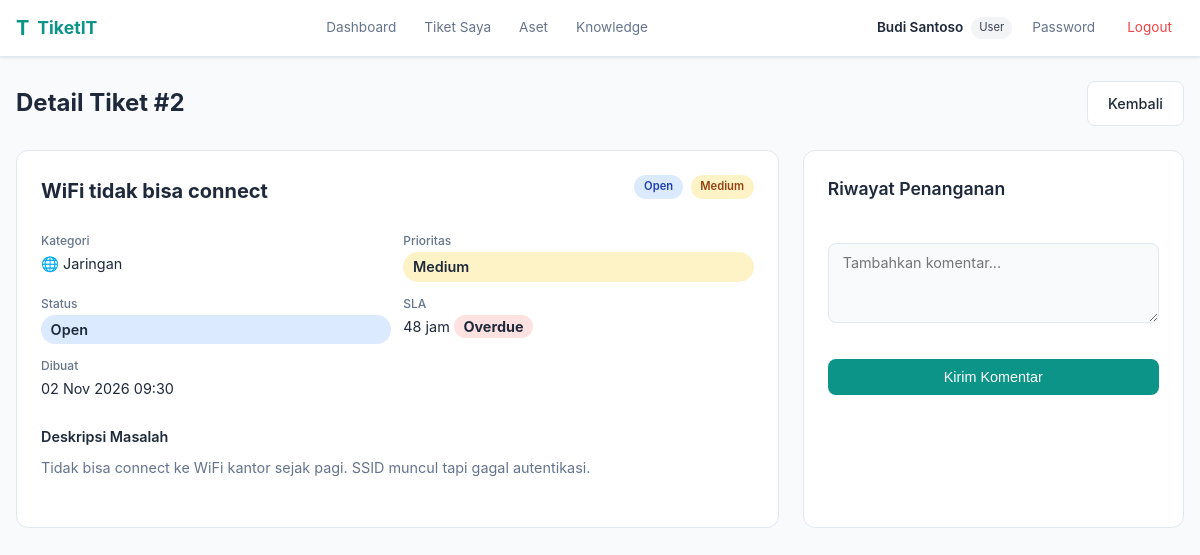
The app's page /user/tickets/detail?id=2 (signed in), older data.
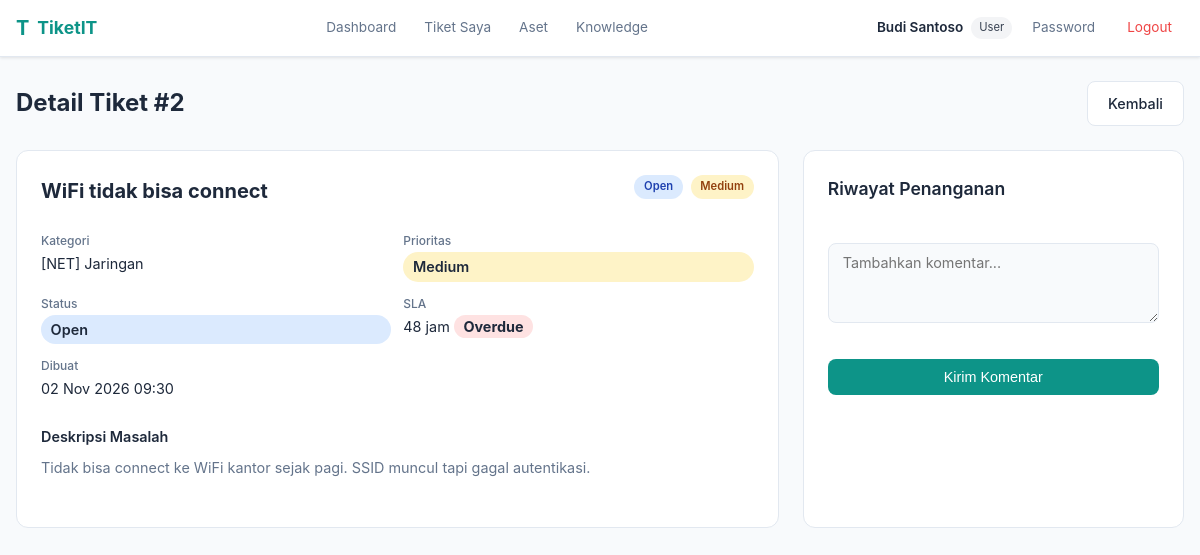
The same page, newer data.
### tables this page shows
CREATE TABLE IF NOT EXISTS tickets (
    id INT AUTO_INCREMENT PRIMARY KEY,
    id_user INT NOT NULL,
    id_category INT NOT NULL,
    id_teknisi INT DEFAULT NULL,
    id_asset INT DEFAULT NULL,
    judul VARCHAR(255) NOT NULL,
    deskripsi TEXT NOT NULL,
    prioritas ENUM('low', 'medium', 'high', 'critical') NOT NULL DEFAULT 'medium',
    status ENUM('open', 'in_progress', 'waiting', 'resolved', 'closed') NOT NULL DEFAULT 'open',
    lampiran VARCHAR(255) DEFAULT NULL,
    sla_jam INT NOT NULL DEFAULT 48,
    created_at TIMESTAMP DEFAULT CURRENT_TIMESTAMP,
    updated_at TIMESTAMP DEFAULT CURRENT_TIMESTAMP ON UPDATE CURRENT_TIMESTAMP,
    resolved_at TIMESTAMP NULL DEFAULT NULL,
    FOREIGN KEY (id_user) REFERENCES users(id) ON DELETE CASCADE,
    FOREIGN KEY (id_category) REFERENCES categories(id) ON DELETE RESTRICT,
    FOREIGN KEY (id_teknisi) REFERENCES users(id) ON DELETE SET NULL,
    FOREIGN KEY (id_asset) REFERENCES assets(id) ON DELETE SET NULL
);

CREATE TABLE IF NOT EXISTS categories (
    id INT AUTO_INCREMENT PRIMARY KEY,
    nama VARCHAR(100) NOT NULL,
    deskripsi TEXT,
    icon VARCHAR(50) DEFAULT '',
    created_at TIMESTAMP DEFAULT CURRENT_TIMESTAMP
);

### Core/functions.php (called while the page is built, shortened)
<?php
function base_path($path)
{
    return BASE_PATH . $path;
}
function view($path, $attributes = [])
{
    extract($attributes);
    require base_path('views/' . $path);
}
function isOverdue($ticket) {
    $created = strtotime($ticket['created_at']);
    $slaSeconds = $ticket['sla_jam'] * 3600;
    $deadline = $created + $slaSeconds;
    return time() > $deadline;
}

### controllers/user/tickets/detail.php (called while the page is built, shortened)
<?php
$db = App::resolve(Database::class);
$userId = $_SESSION['user']['id'];
$ticketId = (int) ($_GET['id'] ?? 0);
$ticket = $db->query(
    'SELECT t.*, c.nama AS kategori_nama, c.icon AS kategori_icon,
            u.nama AS user_nama, u.email AS user_email, u.departemen AS user_departemen,
            tek.nama AS teknisi_nama
     FROM tickets t
     JOIN categories c ON t.id_category = c.id
     JOIN users u ON t.id_user = u.id
     LEFT JOIN users tek ON t.id_teknisi = tek.id
     WHERE t.id = :id AND t.id_user = :id_user',
    ['id' => $ticketId, 'id_user' => $userId]
)->get();
$comments = $db->query(
    'SELECT tc.*, u.nama, u.role
     FROM ticket_comments tc
     JOIN users u ON tc.id_user = u.id
     WHERE tc.id_ticket = :id_ticket
     ORDER BY tc.created_at ASC',
    ['id_ticket' => $ticketId]
)->getAll();
$asset = null;
view('dashboard_user/tickets/detail.view.php', [
    'css' => 'dashboard.css',
    'title' => 'Detail Tiket - TiketIT',
    'ticket' => $ticket,
    'comments' => $comments,
    'asset' => $asset,
]);

### public/index.php (called while the page is built, shortened)
<?php
require BASE_PATH.'Core/functions.php';
spl_autoload_register(function ($class) {
    $class = str_replace('\\', DIRECTORY_SEPARATOR, $class);
});
require base_path('bootstrap.php');
$router = new \Core\Router();
$uri = parse_url($_SERVER['REQUEST_URI'])['path'];
$method = $_POST['_method'] ?? $_SERVER['REQUEST_METHOD'];
$router->route($uri, $method);

### Core/App.php (called while the page is built, shortened)
<?php
class App
{
    protected static $container;
    public static function setContainer($container)
    {
        static::$container = $container;
    }
    public static function container()
    {
        return static::$container;
    }
    public static function resolve($key)
    {
        return static::container()->resolve($key);
    }
}

### Core/Container.php (called while the page is built, shortened)
<?php
class Container
{
    protected $bindings = [];
    public function bind($key, $resolver)
    {
        $this->bindings[$key] = $resolver;
    }
    public function resolve($key)
    {
        $resolver = $this->bindings[$key];
        return call_user_func($resolver);
    }
}

### config.php (called while the page is built, shortened)
<?php
$config = [
    'database' => [
        'host' => getenv('DB_HOST') ?: 'localhost',
        'port' => getenv('DB_PORT') ?: 3306,
        'dbname' => getenv('DB_NAME') ?: 'tiketit',
        'charset' => 'utf8mb4',
        'username' => getenv('DB_USER') ?: 'root',
        'password' => getenv('DB_PASS') ?: '',
    ],
    'app' => [
        'name' => 'TiketIT',
        'version' => '1.0.0',
        'timezone' => 'Asia/Jakarta',
    ],
];
$local = __DIR__ . '/config.local.php';
return $config;

### bootstrap.php (called while the page is built, shortened)
<?php
$container = new Container();
$container->bind('Core\Database', function () {
    $config = require base_path('config.php');
    return new Database(
        $config['database'],
        $config['database']['username'] ?? 'root',
        $config['database']['password'] ?? ''
    );
});

### Core/Database.php (called while the page is built, shortened)
<?php
class Database
{
    public $connection;
    public $statement;
    public function __construct($config, $username = 'root', $password = '')
    {
        $dsn = 'mysql:' . http_build_query($config, '', ';');
        $this->connection = new PDO($dsn, $username, $password, [
           PDO::ATTR_DEFAULT_FETCH_MODE => PDO::FETCH_ASSOC
        ]);
    }
    public function query($query, $params = [])
    {
        $this->statement = $this->connection->prepare($query);
        $this->statement->execute($params);
        return $this;
    }
    public function get()
    {
        return $this->statement->fetch();
    }
}

### views/dashboard_user/tickets/detail.view.php (the view, shortened to what the changed rows need)
<?php require base_path('views/partials/head.php') ?>
<?php require base_path('views/partials/dash-navbar.php') ?>
<div class="dashboard-container">
    <div class="page-header">
        <h1>Detail Tiket #<?= $ticket['id'] ?></h1>
        <a href="/user/tickets" class="btn-secondary">Kembali</a>
    </div>
    <div class="ticket-detail-grid">
        <div class="ticket-info-card">
            <div class="ticket-detail-header">
                <h2><?= htmlspecialchars($ticket['judul']) ?></h2>
                <div class="ticket-badges">
                    <span class="badge badge-<?= $ticket['status'] ?>"><?= ucfirst(str_replace('_', ' ', $ticket['status'])) ?></span>
                    <span class="badge badge-priority-<?= $ticket['prioritas'] ?>"><?= ucfirst($ticket['prioritas']) ?></span>
                </div>
            </div>
            <div class="ticket-meta-grid">
                <div class="meta-item">
                    <span class="meta-label">Kategori</span>
                    <span><?= $ticket['kategori_icon'] ?> <?= htmlspecialchars($ticket['kategori_nama']) ?></span>
                </div>
                <div class="meta-item">
                    <span class="meta-label">Prioritas</span>
                    <span class="badge badge-priority-<?= $ticket['prioritas'] ?>"><?= ucfirst($ticket['prioritas']) ?></span>
                </div>
                <div class="meta-item">
                    <span class="meta-label">Status</span>
                    <span class="badge badge-<?= $ticket['status'] ?>"><?= ucfirst(str_replace('_', ' ', $ticket['status'])) ?></span>
                </div>
                <div class="meta-item">
                    <span class="meta-label">SLA</span>
                    <span>
                        <?= $ticket['sla_jam'] ?> jam
                        <?php if (isOverdue($ticket)): ?>
                            <span class="badge badge-overdue">Overdue</span>
                        <?php elseif (!in_array($ticket['status'], ['resolved', 'closed'])): ?>
                            <small class="text-muted">(<?= slaRemaining($ticket) ?>)</small>
                        <?php endif; ?>
                    </span>
                </div>
                <div class="meta-item">
                    <span class="meta-label">Dibuat</span>
                    <span><?= date('d M Y H:i', strtotime($ticket['created_at'])) ?></span>
                </div>
            </div>
            <div class="ticket-description">
                <h4>Deskripsi Masalah</h4>
                <p><?= nl2br(htmlspecialchars($ticket['deskripsi'])) ?></p>
            </div>
        </div>
        <div class="ticket-comments-card">
            <h3>Riwayat Penanganan</h3>
            <form action="/user/tickets/comment" method="POST" class="comment-form">
                <div class="form-group">
                    <textarea name="komentar" rows="3" placeholder="Tambahkan komentar..." required></textarea>
                </div>
                <button type="submit" class="btn-primary">Kirim Komentar</button>
            </form>
        </div>
    </div>
</div>
<?php require base_path('views/partials/foot.php') ?>

### Core/Router.php (shortened to what the changed rows need)
<?php
class Router
{
    protected $routes = [];
    public function add($method, $uri, $controller)
    {
        $this->routes[] = [
            'uri' => $uri,
            'controller' => $controller,
            'method' => $method
        ];
    }
    public function route($uri, $method)
    {
        foreach ($this->routes as $route) {
            if ($route['uri'] === $uri && $route['method'] === strtoupper($method)) {
                return require base_path($route['controller']);
            }
        }
    }
}

### views/partials/dash-navbar.php (shortened to what the changed rows need)
<nav class="dash-navbar">
    <div class="dash-nav-container">
        <a href="/" class="dash-nav-logo">
            <span class="logo-icon">T</span>
            <span>TiketIT</span>
        </a>
        <div class="dash-nav-links">
            <?php if ($_SESSION['user']['role'] === 'admin' || $_SESSION['user']['role'] === 'teknisi'): ?>
                <a href="/admin" class="dash-nav-link">Dashboard</a>
                <a href="/admin/tickets" class="dash-nav-link">Tiket<?php
                if (isset($_SESSION['user']) && in_array($_SESSION['user']['role'], ['admin', 'teknisi'])) {
                    if (!isset($_SESSION['open_tickets_count']) || (time() - ($_SESSION['open_tickets_ts'] ?? 0)) > 60) {
                        try {
                            $db = \Core\App::resolve(\Core\Database::class);
                            $_SESSION['open_tickets_count'] = $db->query("SELECT COUNT(*) as c FROM tickets WHERE status = 'open'")->get()['c'];
                            $_SESSION['open_tickets_ts'] = time();
                        } catch (Exception $e) {
                            $_SESSION['open_tickets_count'] = 0;
                        }
                    }
                    if ($_SESSION['open_tickets_count'] > 0) {
                        echo '<span class="nav-badge">' . $_SESSION['open_tickets_count'] . '</span>';
                    }
                }
                ?></a>
                <a href="/admin/categories" class="dash-nav-link">Kategori</a>
                <a href="/admin/announcements" class="dash-nav-link">Pengumuman</a>
                <a href="/admin/knowledge" class="dash-nav-link">Knowledge</a>
            <?php else: ?>
                <a href="/user" class="dash-nav-link">Dashboard</a>
                <a href="/user/tickets" class="dash-nav-link">Tiket Saya</a>
                <a href="/user/assets" class="dash-nav-link">Aset</a>
                <a href="/user/knowledge" class="dash-nav-link">Knowledge</a>
            <?php endif; ?>
        </div>
        <div class="dash-nav-user">
            <span class="dash-nav-name"><?= htmlspecialchars($_SESSION['user']['nama']) ?></span>
            <span class="dash-nav-role badge-role-<?= $_SESSION['user']['role'] ?>"><?= ucfirst($_SESSION['user']['role']) ?></span>
            <a href="/<?= $_SESSION['user']['role'] === 'admin' || $_SESSION['user']['role'] === 'teknisi' ? 'admin' : 'user' ?>/sandi" class="dash-nav-link">Password</a>
            <a href="/logout" class="dash-nav-link dash-nav-logout" onclick="return confirm('Yakin ingin keluar?')">Logout</a>
        </div>
    </div>
</nav>

Row changes from the older to the newer data that the page shows:
changed through a linked row, tickets "WiFi tidak bisa connect": id_category.icon "🌐" → "[NET]"
